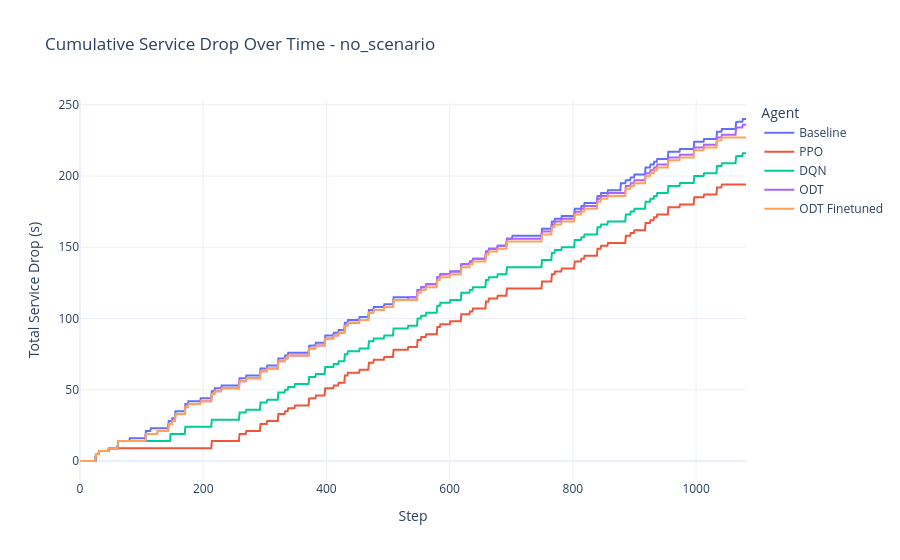
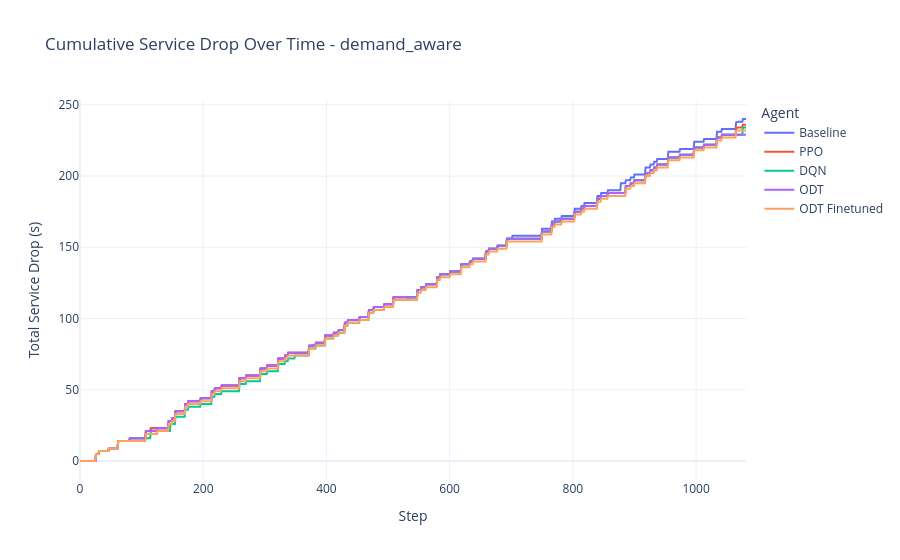
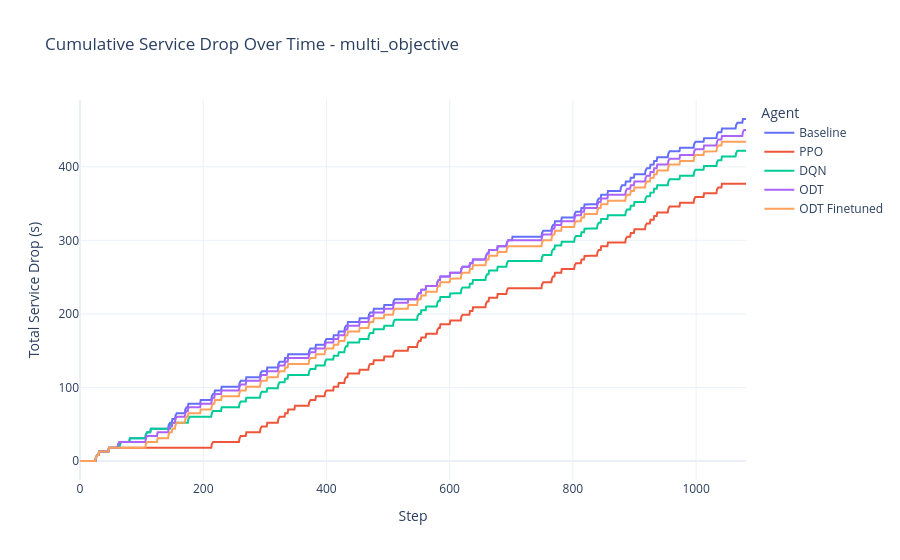
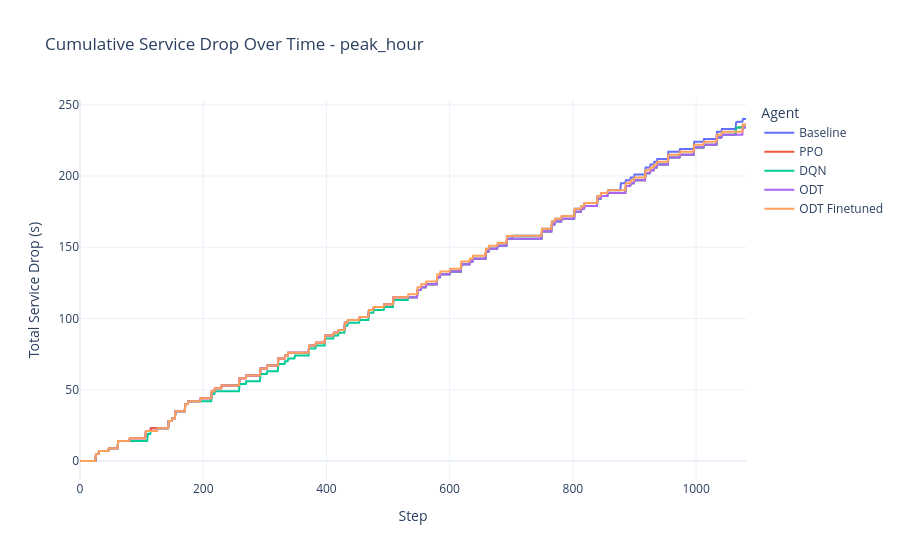

Here is the notebook cell these charts were saved with, in order:
### Code cell
import os

scenarios = ["no_scenario", "demand_aware", "multi_objective", "peak_hour", "large_aircraft"]
service_drop_idx = 16

for scenario in scenarios:
    base_path = f"BASELINE_observations_{scenario}.csv"
    ppo_path = f"PPO_observations_{scenario}.csv"
    dqn_path = f"DQN_observations_{scenario}.csv"
    odt_path = f"ODT_observations_{scenario}.csv"
    odt_finetuned_path = f"ODT_FINETUNED_observations_{scenario}.csv"

    if not (os.path.exists(base_path) and os.path.exists(ppo_path) and os.path.exists(dqn_path) and os.path.exists(odt_path) and os.path.exists(odt_finetuned_path)):
        print(f"Missing files for scenario '{scenario}', skipping.")
        continue

    obs_base = pd.read_csv(base_path).values
    obs_ppo = pd.read_csv(ppo_path).values
    obs_dqn = pd.read_csv(dqn_path).values
    obs_odt = pd.read_csv(odt_path).values
    obs_odt_finetuned = pd.read_csv(odt_finetuned_path).values

    fig = go.Figure()
    fig.add_trace(go.Scatter(y=np.cumsum(obs_base[:, service_drop_idx]), mode='lines', name='Baseline'))
    fig.add_trace(go.Scatter(y=np.cumsum(obs_ppo[:, service_drop_idx]), mode='lines', name='PPO'))
    fig.add_trace(go.Scatter(y=np.cumsum(obs_dqn[:, service_drop_idx]), mode='lines', name='DQN'))
    fig.add_trace(go.Scatter(y=np.cumsum(obs_odt[:, service_drop_idx]), mode='lines', name='ODT'))
    fig.add_trace(go.Scatter(y=np.cumsum(obs_odt_finetuned[:, service_drop_idx]), mode='lines', name='ODT Finetuned'))
    fig.update_layout(
        title=f"Cumulative Service Drop Over Time - {scenario}",
        xaxis_title='Step',
        yaxis_title='Total Service Drop (s)',
        legend_title='Agent',
        template='plotly_white'
    )
    fig.show()

### Figure 1 — Plotly figure (JSON) as saved in the notebook; plotly's stock layout.template omitted (floating-point values rounded to 4 significant figures; data arrays with more than 128 entries replaced by an {"elided": "..."} marker saying what was removed)
{"data": [{"mode": "lines", "name": "Baseline", "type": "scatter", "y": {"elided": "1082 float values"}}, {"mode": "lines", "name": "PPO", "type": "scatter", "y": {"elided": "1082 float values"}}, {"mode": "lines", "name": "DQN", "type": "scatter", "y": {"elided": "1082 float values"}}, {"mode": "lines", "name": "ODT", "type": "scatter", "y": {"elided": "1082 float values"}}, {"mode": "lines", "name": "ODT Finetuned", "type": "scatter", "y": {"elided": "1082 float values"}}], "layout": {"legend": {"title": {"text": "Agent"}}, "title": {"text": "Cumulative Service Drop Over Time - no_scenario"}, "xaxis": {"title": {"text": "Step"}}, "yaxis": {"title": {"text": "Total Service Drop (s)"}}}}

### Figure 2 — Plotly figure (JSON) as saved in the notebook; plotly's stock layout.template omitted (floating-point values rounded to 4 significant figures; data arrays with more than 128 entries replaced by an {"elided": "..."} marker saying what was removed)
{"data": [{"mode": "lines", "name": "Baseline", "type": "scatter", "y": {"elided": "1082 float values"}}, {"mode": "lines", "name": "PPO", "type": "scatter", "y": {"elided": "1082 float values"}}, {"mode": "lines", "name": "DQN", "type": "scatter", "y": {"elided": "1082 float values"}}, {"mode": "lines", "name": "ODT", "type": "scatter", "y": {"elided": "1082 float values"}}, {"mode": "lines", "name": "ODT Finetuned", "type": "scatter", "y": {"elided": "1082 float values"}}], "layout": {"legend": {"title": {"text": "Agent"}}, "title": {"text": "Cumulative Service Drop Over Time - demand_aware"}, "xaxis": {"title": {"text": "Step"}}, "yaxis": {"title": {"text": "Total Service Drop (s)"}}}}

### Figure 3 — Plotly figure (JSON) as saved in the notebook; plotly's stock layout.template omitted (floating-point values rounded to 4 significant figures; data arrays with more than 128 entries replaced by an {"elided": "..."} marker saying what was removed)
{"data": [{"mode": "lines", "name": "Baseline", "type": "scatter", "y": {"elided": "1082 float values"}}, {"mode": "lines", "name": "PPO", "type": "scatter", "y": {"elided": "1082 float values"}}, {"mode": "lines", "name": "DQN", "type": "scatter", "y": {"elided": "1082 float values"}}, {"mode": "lines", "name": "ODT", "type": "scatter", "y": {"elided": "1082 float values"}}, {"mode": "lines", "name": "ODT Finetuned", "type": "scatter", "y": {"elided": "1082 float values"}}], "layout": {"legend": {"title": {"text": "Agent"}}, "title": {"text": "Cumulative Service Drop Over Time - multi_objective"}, "xaxis": {"title": {"text": "Step"}}, "yaxis": {"title": {"text": "Total Service Drop (s)"}}}}

### Figure 4 — Plotly figure (JSON) as saved in the notebook; plotly's stock layout.template omitted (floating-point values rounded to 4 significant figures; data arrays with more than 128 entries replaced by an {"elided": "..."} marker saying what was removed)
{"data": [{"mode": "lines", "name": "Baseline", "type": "scatter", "y": {"elided": "1082 float values"}}, {"mode": "lines", "name": "PPO", "type": "scatter", "y": {"elided": "1082 float values"}}, {"mode": "lines", "name": "DQN", "type": "scatter", "y": {"elided": "1082 float values"}}, {"mode": "lines", "name": "ODT", "type": "scatter", "y": {"elided": "1082 float values"}}, {"mode": "lines", "name": "ODT Finetuned", "type": "scatter", "y": {"elided": "1082 float values"}}], "layout": {"legend": {"title": {"text": "Agent"}}, "title": {"text": "Cumulative Service Drop Over Time - peak_hour"}, "xaxis": {"title": {"text": "Step"}}, "yaxis": {"title": {"text": "Total Service Drop (s)"}}}}
